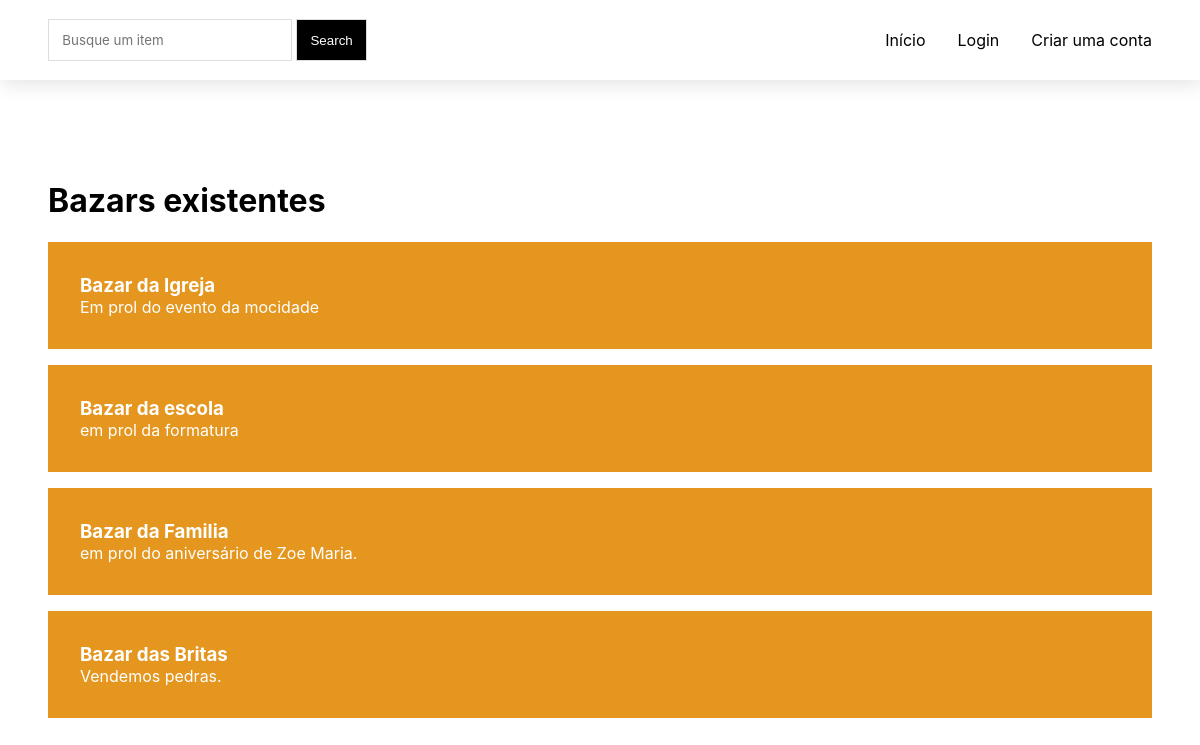
/bazar/, run on the app's committed database.
### bazar/models.py (models this page shows, shortened)
class CharityEvent(models.Model):
    user = models.ForeignKey(User, on_delete=models.CASCADE)
    name = models.CharField(max_length=100)
    description = models.TextField()
    start_date = models.DateTimeField()
    end_date = models.DateTimeField(null=True, blank=True)

### bazar/views.py (the view, shortened to what this page needs)
# urls.py: path('', views.IndexView.as_view(), name='index'),
class IndexView(View):
    template_name = 'bazar/index.html'
    def get(self, request, *args, **kwargs):
        events = CharityEvent.objects.filter(Q(end_date__gte=timezone.now()) | Q(end_date__isnull=True))
        context = {
            'charity_events': events
        }
        return render(request, self.template_name, context)

### bazar/templates/bazar/index.html (shortened to what this page needs)
{% extends 'bazar/base.html' %}
{% block content %}
{% if charity_events %}
    <h1>Bazars existentes</h1>
    {% for event in charity_events %}
        <div class="width-full div-event">
            <a href="{% url 'bazar:event_detail' event.id %}">
                <h3 class="margin-zero">{{ event.name }}</h3>
                <p class="margin-zero">{{event.description}}</p>
            </a>
        </div>
    {% endfor %}
{% else %}
<h1>Não há nada cadastrado</h1>
{% endif %}
{% endblock %}

### bazar/static/bazar/css/base.css (style rules this page uses)
:root { --font-family-inter: 'Inter', sans-serif; }
body { margin: 0; font-family: var(--font-family-inter); }
a { text-decoration: none; color: unset; }
.margin-zero { margin: 0; }
.div-event { background: #e5961f; padding: 2em 2em; color: white; margin-bottom: 1em; }

### data on the page
CharityEvent: name "Bazar da Igreja", description "Em prol do evento da mocidade"
CharityEvent: name "Bazar da escola", description "em prol da formatura"
CharityEvent: name "Bazar da Familia", description "em prol do aniversário de Zoe Maria."
CharityEvent: name "Bazar das Britas", description "Vendemos pedras."
